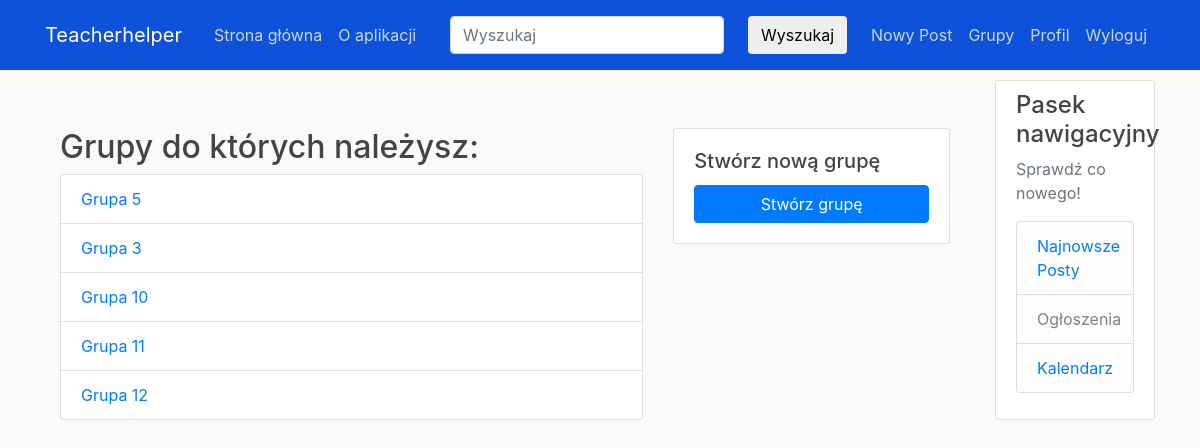
The page /groups/ (signed in) on the database as committed earlier.
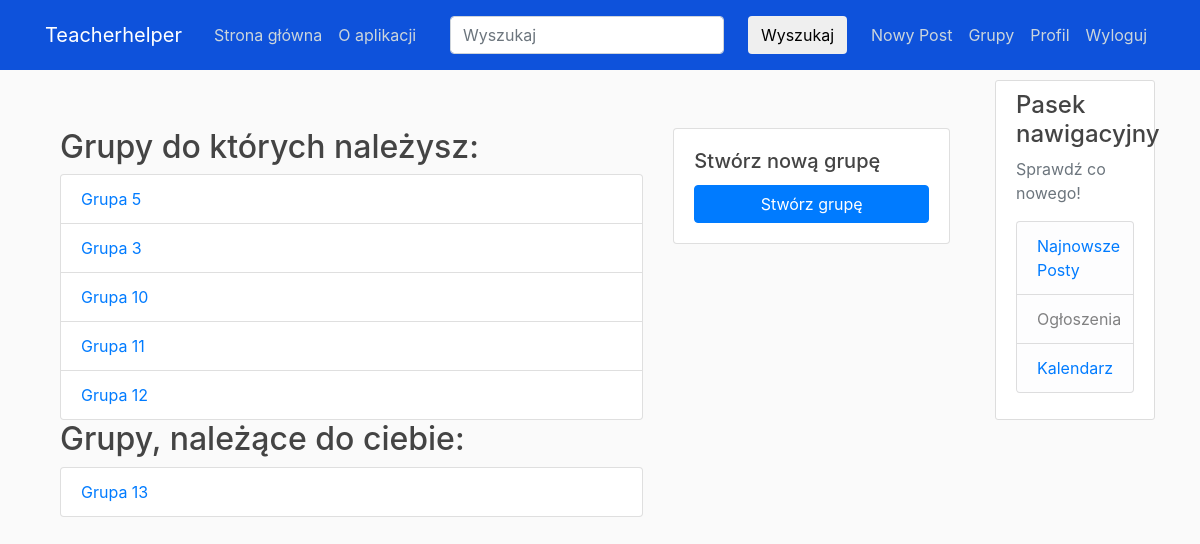
The same page on the database as committed later.
### users/models.py (models this page shows, shortened)
class Group(models.Model):
    name = models.CharField(max_length=100, unique=True)
    description = models.TextField(blank=True)
    members = models.ManyToManyField(User, related_name='custom_groups')  # Zmiana related_name
    owner = models.ForeignKey(User, on_delete=models.CASCADE, related_name='owned_groups')

### users/views.py (the view)
# urls.py: path('groups/', user_views.group_list, name='group_list'),
@login_required
def group_list(request):
    user = request.user
    user_groups = Group.objects.filter(members=user)
    owned_groups = Group.objects.filter(owner=user)
    all_groups = user_groups.union(owned_groups)  # Połączenie grup, których użytkownik jest członkiem i właścicielem
    return render(request, 'users/group_list.html', {'user_groups': user_groups, 'owned_groups': owned_groups, 'all_groups': all_groups})

### users/templates/users/group_list.html (shortened to what this page needs)
{% extends "blog/base.html" %}
{% block content %}
    <div class="container mt-5">
        <div class="row">
            <div class="col-md-8">
                {% if user_groups %}
                    <h2>Grupy do których należysz:</h2>
                    <ul class="list-group">
                        {% for group in user_groups %}
                            <li class="list-group-item"><a href="{% url 'group_detail' group.id %}">{{ group.name }}</a></li>
                        {% endfor %}
                    </ul>
                {% endif %}
                {% if owned_groups %}
                    <h2>Grupy, należące do ciebie:</h2>
                    <ul class="list-group">
                        {% for group in owned_groups %}
                            <li class="list-group-item"><a href="{% url 'group_detail' group.id %}">{{ group.name }}</a></li>
                        {% endfor %}
                    </ul>
                {% endif %}
            </div>
            <div class="col-md-4">
                <div class="card">
                    <div class="card-body">
                        <h5 class="card-title">Stwórz nową grupę</h5>
                        <a href="{% url 'create_group' %}" class="btn btn-primary btn-block">Stwórz grupę</a>
                    </div>
                </div>
            </div>
        </div>
    </div>
{% endblock %}

### blog/templates/blog/base.html (shortened to what this page needs)
{% load static %}
<!DOCTYPE html>
<html lang="en">
<head>
    <link rel="stylesheet" href="https://cdn.jsdelivr.net/npm/bootstrap@4.0.0/dist/css/bootstrap.min.css">
    <link rel="stylesheet" type="text/css" href="{% static 'blog/main.css' %}">
</head>
<body>
    <header class="site-header">
    <nav class="navbar navbar-expand-md navbar-dark bg-steel fixed-top">
      <div class="container">
        <a class="navbar-brand mr-4" href="{% url "blog-home" %}">Teacherhelper</a>
        <div class="collapse navbar-collapse" id="navbarToggle">
          <div class="navbar-nav mr-auto">
            <a class="nav-item nav-link" href="{% url 'blog-home' %}">Strona główna</a>
            <a class="nav-item nav-link" href="{% url 'blog-about' %}">O aplikacji</a>
          </div>
        {% include 'blog/navbar.html' %}
          <div class="navbar-nav">
              {% if user.is_authenticated %}
                  <a class="nav-item nav-link" href="{% url 'post-create' %}">Nowy Post</a>
                  <a class="nav-item nav-link" href="{% url 'group_list' %}">Grupy</a>
                  <a class="nav-item nav-link" href="{% url 'profile' %}">Profil</a>
                  <a class="nav-item nav-link" href="{% url 'logout' %}">Wyloguj</a>
              {% else %}
            <a class="nav-item nav-link" href="{% url 'login' %}">Logowanie</a>
            <a class="nav-item nav-link" href="{% url 'register' %}">Rejestracja</a>
              {% endif %}
          </div>
        </div>
      </div>
    </nav>
    </header>
    <main role="main" class="container">
      <div class="row">
        <div class="col-md-10">
          {% block content %}{% endblock %}
        </div>
        <div class="col-md-2">
          <div class="content-section">
            <h4>Pasek nawigacyjny</h4>
            <p class='text-muted'>Sprawdź co nowego!
              <ul class="list-group">
                <li class="list-group-item list-group-item-light"><a href="{% url "blog-home" %}">Najnowsze Posty</a></li>
                <li class="list-group-item list-group-item-light">Ogłoszenia</li>
                {% if user.is_authenticated %}
                <li class="list-group-item list-group-item-light" id="kalendarz-link"><a href="/kalendarz/">Kalendarz</a></li>
                {% endif %}
              </ul>
            </p>
          </div>
        </div>
      </div>
    </main>
</body>
</html>

### blog/templates/blog/navbar.html (shortened to what this page needs)
<nav class="navbar navbar-light" style="background-color: #0e52db;">
  <form class="form-inline" method="POST" action="{% url 'search_engine' %}">
    <input class="form-control mr-sm-2" type="text" placeholder="Wyszukaj" aria-label="Search" name="searched">
    <button class="btn btn-outline-white btn-md my-2 my-sm-0 ml-3" type="submit">Wyszukaj</button>
  </form>
</nav>

### blog/static/blog/main.css (style rules this page uses)
body { background: #fafafa; color: #333333; margin-top: 5rem; }
h1, h2, h3, h4, h5, h6 { color: #444444; }
ul { margin: 0; }
.bg-steel { background-color: #0e52db; }
.site-header .navbar-nav .nav-link { color: #cbd5db; }
.content-section { background: #ffffff; padding: 10px 20px; border: 1px solid #dddddd; border-radius: 3px; margin-bottom: 20px; }

Rows that differ between the two databases and show on the page:
added Group: name "Grupa 13", shown under "Grupy, należące do ciebie:"
Other text that changed with them:
text now shown: "Grupy, należące do ciebie:"
